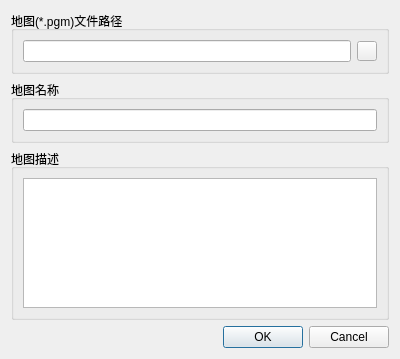
<?xml version="1.0" encoding="UTF-8"?>
<ui version="4.0">
 <class>AddMapManager</class>
 <widget class="QDialog" name="AddMapManager">
  <property name="geometry">
   <rect>
    <x>0</x>
    <y>0</y>
    <width>400</width>
    <height>359</height>
   </rect>
  </property>
  <property name="windowTitle">
   <string>Dialog</string>
  </property>
  <layout class="QVBoxLayout" name="verticalLayout_2">
   <item>
    <layout class="QVBoxLayout" name="verticalLayout" stretch="0,0,1">
     <item>
      <widget class="QGroupBox" name="groupBox">
       <property name="title">
        <string>地图(*.pgm)文件路径</string>
       </property>
       <layout class="QHBoxLayout" name="horizontalLayout">
        <item>
         <widget class="QLineEdit" name="lineEdit_MapPath">
          <property name="readOnly">
           <bool>true</bool>
          </property>
         </widget>
        </item>
        <item>
         <widget class="QPushButton" name="btn_BrowseMap">
          <property name="minimumSize">
           <size>
            <width>20</width>
            <height>20</height>
           </size>
          </property>
          <property name="maximumSize">
           <size>
            <width>20</width>
            <height>20</height>
           </size>
          </property>
          <property name="baseSize">
           <size>
            <width>20</width>
            <height>20</height>
           </size>
          </property>
          <property name="text">
           <string/>
          </property>
         </widget>
        </item>
       </layout>
      </widget>
     </item>
     <item>
      <widget class="QGroupBox" name="groupBox_2">
       <property name="title">
        <string>地图名称</string>
       </property>
       <layout class="QHBoxLayout" name="horizontalLayout_2">
        <item>
         <widget class="QLineEdit" name="lineEdit_MapName"/>
        </item>
       </layout>
      </widget>
     </item>
     <item>
      <widget class="QGroupBox" name="groupBox_3">
       <property name="title">
        <string>地图描述</string>
       </property>
       <layout class="QHBoxLayout" name="horizontalLayout_3">
        <item>
         <widget class="QTextEdit" name="textEdit_MapDescription"/>
        </item>
       </layout>
      </widget>
     </item>
    </layout>
   </item>
   <item>
    <widget class="QDialogButtonBox" name="buttonBox">
     <property name="orientation">
      <enum>Qt::Horizontal</enum>
     </property>
     <property name="standardButtons">
      <set>QDialogButtonBox::Cancel|QDialogButtonBox::Ok</set>
     </property>
    </widget>
   </item>
  </layout>
 </widget>
 <resources/>
 <connections>
  <connection>
   <sender>buttonBox</sender>
   <signal>accepted()</signal>
   <receiver>AddMapManager</receiver>
   <slot>accept()</slot>
   <hints>
    <hint type="sourcelabel">
     <x>248</x>
     <y>254</y>
    </hint>
    <hint type="destinationlabel">
     <x>157</x>
     <y>274</y>
    </hint>
   </hints>
  </connection>
  <connection>
   <sender>buttonBox</sender>
   <signal>rejected()</signal>
   <receiver>AddMapManager</receiver>
   <slot>reject()</slot>
   <hints>
    <hint type="sourcelabel">
     <x>316</x>
     <y>260</y>
    </hint>
    <hint type="destinationlabel">
     <x>286</x>
     <y>274</y>
    </hint>
   </hints>
  </connection>
 </connections>
</ui>
